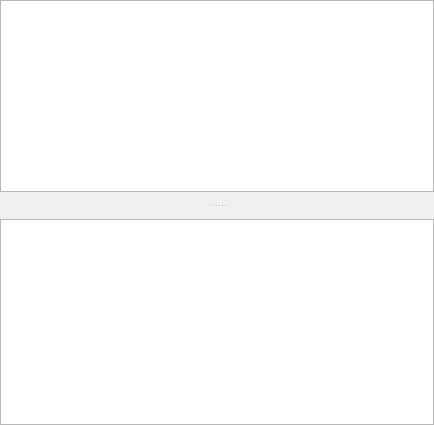
<?xml version="1.0" encoding="UTF-8"?>
<ui version="4.0">
 <class>APIInspector</class>
 <widget class="QFrame" name="APIInspector">
  <property name="geometry">
   <rect>
    <x>0</x>
    <y>0</y>
    <width>434</width>
    <height>425</height>
   </rect>
  </property>
  <property name="windowTitle">
   <string>API Inspector</string>
  </property>
  <layout class="QVBoxLayout" name="verticalLayout">
   <property name="spacing">
    <number>0</number>
   </property>
   <property name="leftMargin">
    <number>0</number>
   </property>
   <property name="topMargin">
    <number>0</number>
   </property>
   <property name="rightMargin">
    <number>0</number>
   </property>
   <property name="bottomMargin">
    <number>0</number>
   </property>
   <item>
    <widget class="RDSplitter" name="splitter">
     <property name="orientation">
      <enum>Qt::Vertical</enum>
     </property>
     <property name="handleWidth">
      <number>27</number>
     </property>
     <widget class="RDTreeWidget" name="apiEvents">
      <property name="editTriggers">
       <set>QAbstractItemView::NoEditTriggers</set>
      </property>
      <property name="showDropIndicator" stdset="0">
       <bool>false</bool>
      </property>
      <property name="alternatingRowColors">
       <bool>false</bool>
      </property>
      <property name="indentation">
       <number>20</number>
      </property>
      <property name="rootIsDecorated">
       <bool>true</bool>
      </property>
      <property name="itemsExpandable">
       <bool>true</bool>
      </property>
      <property name="allColumnsShowFocus">
       <bool>true</bool>
      </property>
     </widget>
     <widget class="QListWidget" name="callstack">
      <property name="sizePolicy">
       <sizepolicy hsizetype="Expanding" vsizetype="Expanding">
        <horstretch>0</horstretch>
        <verstretch>1</verstretch>
       </sizepolicy>
      </property>
     </widget>
    </widget>
   </item>
  </layout>
 </widget>
 <customwidgets>
  <customwidget>
   <class>RDTreeWidget</class>
   <extends>QTreeView</extends>
   <header>Widgets/Extended/RDTreeWidget.h</header>
  </customwidget>
  <customwidget>
   <class>RDSplitter</class>
   <extends>QSplitter</extends>
   <header>Widgets/Extended/RDSplitter.h</header>
   <container>1</container>
  </customwidget>
 </customwidgets>
 <resources/>
 <connections/>
</ui>
